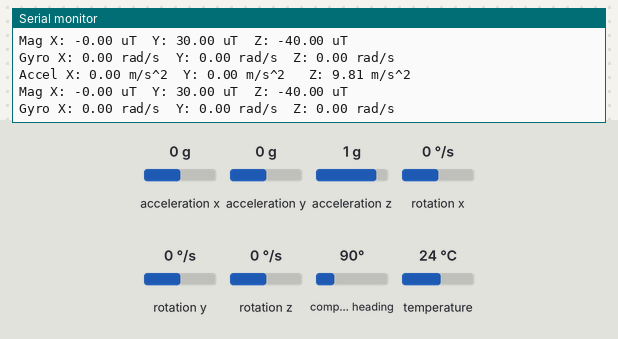
The sketch below on a simulated Arduino Uno, built with avr-gcc and run on an emulated ATmega328P. Shown: the last lines printed to the serial monitor. The inputs (shaded band) are chosen by the test bench; at power-on: acceleration x 0 g, acceleration y 0 g, acceleration z 1 g, rotation x 0 °/s, rotation y 0 °/s, rotation z 0 °/s, compass heading 90°, temperature 24 °C.

Above: at 4.2 s.
4.3 s: acceleration x set to -1.4 g
At 4.63 s:
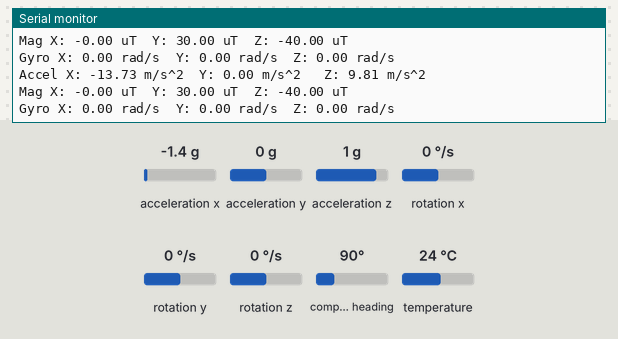
5.8 s: acceleration y set to -1.4 g
At 6.1 s:
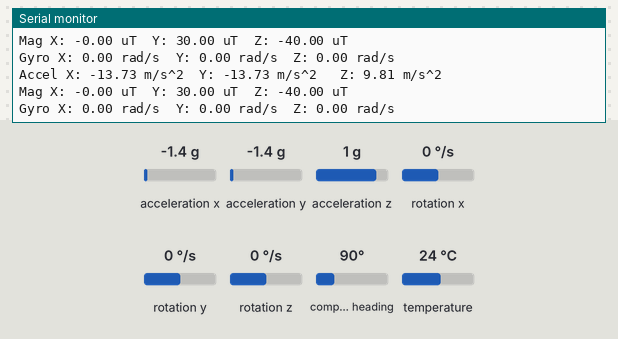
7.3 s: acceleration z set to -1.4 g
At 7.57 s:
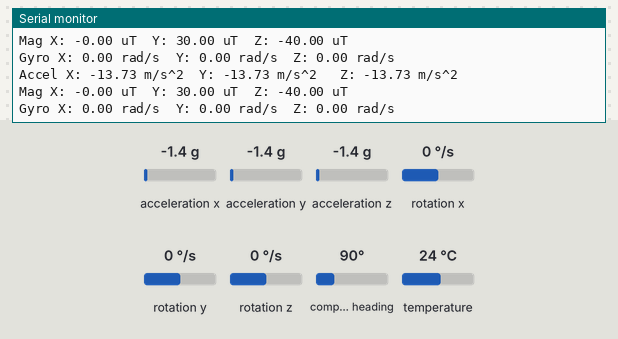
8.8 s: rotation x set to -192 °/s
At 9.04 s:
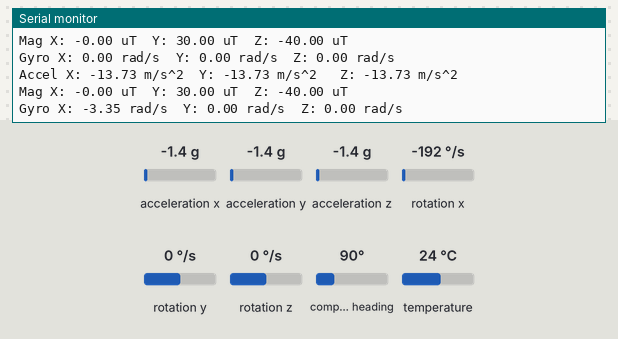
10.3 s: rotation y set to -192 °/s
At 10.51 s:
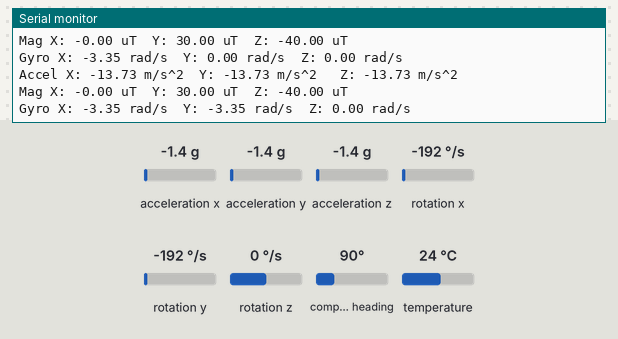

The sketch:

imutest.ino
```cpp
#include <Wire.h>
#include <SPI.h>
#include <Adafruit_LSM9DS1.h>
#include <Adafruit_Sensor.h>

// i2c
Adafruit_LSM9DS1 lsm = Adafruit_LSM9DS1();

void setupSensor()
{
  // 1.) Set the accelerometer range
  lsm.setupAccel(lsm.LSM9DS1_ACCELRANGE_2G, lsm.LSM9DS1_ACCELDATARATE_10HZ);

  // 2.) Set the magnetometer sensitivity
  lsm.setupMag(lsm.LSM9DS1_MAGGAIN_4GAUSS);

  // 3.) Setup the gyroscope
  lsm.setupGyro(lsm.LSM9DS1_GYROSCALE_245DPS);
}

void setup()
{
  Serial.begin(115200);

  // 1. DFU SAFETY DELAY (Crucial for STM32!)
  delay(3000);

  Serial.println("LSM9DS1 data read demo");

  // 2. EXPLICIT I2C PIN MAPPING
  Wire.setSDA(PB7);
  Wire.setSCL(PB6);
  Wire.begin();

  // Try to initialise and warn if we couldn't detect the chip
  if (!lsm.begin())
  {
    Serial.println("Oops ... unable to initialize the LSM9DS1. Check your wiring!");
    while (1) {
      delay(10);
    }
  }
  Serial.println("Found LSM9DS1 9DOF");

  // helper to just set the default scaling we want
  setupSensor();
}

void loop()
{
  lsm.read();  /* ask it to read in the data */

  /* Get a new sensor event */
  sensors_event_t a, m, g, temp;
  lsm.getEvent(&a, &m, &g, &temp);

  Serial.print("Accel X: "); Serial.print(a.acceleration.x); Serial.print(" m/s^2");
  Serial.print("\tY: "); Serial.print(a.acceleration.y);     Serial.print(" m/s^2 ");
  Serial.print("\tZ: "); Serial.print(a.acceleration.z);     Serial.println(" m/s^2 ");

  Serial.print("Mag X: "); Serial.print(m.magnetic.x);   Serial.print(" uT");
  Serial.print("\tY: "); Serial.print(m.magnetic.y);     Serial.print(" uT");
  Serial.print("\tZ: "); Serial.print(m.magnetic.z);     Serial.println(" uT");

  Serial.print("Gyro X: "); Serial.print(g.gyro.x);   Serial.print(" rad/s");
  Serial.print("\tY: "); Serial.print(g.gyro.y);      Serial.print(" rad/s");
  Serial.print("\tZ: "); Serial.print(g.gyro.z);      Serial.println(" rad/s");

  Serial.println();
  delay(200);
}
```

Measured:
- after the input at 4.3 s, the serial monitor: prints a new line after 0.17 s (image 1)
- after the input at 5.8 s, the serial monitor: prints a new line after 0.14 s (image 2)
- after the input at 7.3 s, the serial monitor: prints a new line after 0.10 s (image 3)
- after the input at 8.8 s, the serial monitor: prints a new line after 0.08 s (image 4)
- after the input at 10.3 s, the serial monitor: prints a new line after 0.05 s (image 5)
